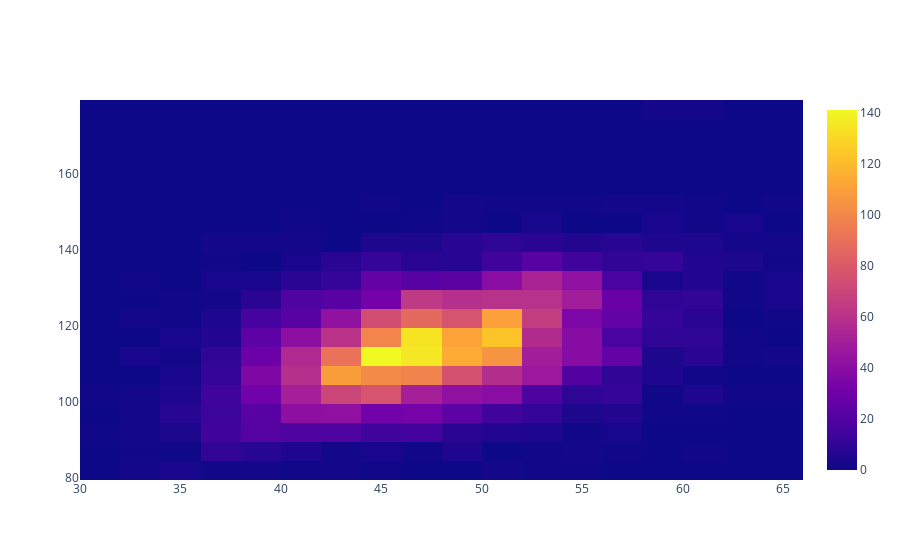

Notebook code for this chart:
### Code cell
team_ppg_fgp = pd.read_sql('''
    SELECT t.team_name, pts, fgp
    FROM team_info t
    JOIN match_info mi ON t.team_id = mi.team_id
    JOIN match_stats ms ON mi.match_id = ms.match_id
''', conn)

fig = go.Figure(go.Histogram2d(
        x=team_ppg_fgp['fgp'],
        y=team_ppg_fgp['pts']
    ))
fig.show()

### Figure 1 — Plotly figure (JSON) as saved in the notebook; plotly's stock layout.template omitted (floating-point values rounded to 4 significant figures; data arrays with more than 128 entries replaced by an {"elided": "..."} marker saying what was removed)
{"data": [{"type": "histogram2d", "x": {"elided": "4544 float values"}, "y": {"elided": "4544 int values"}}], "layout": {}}
